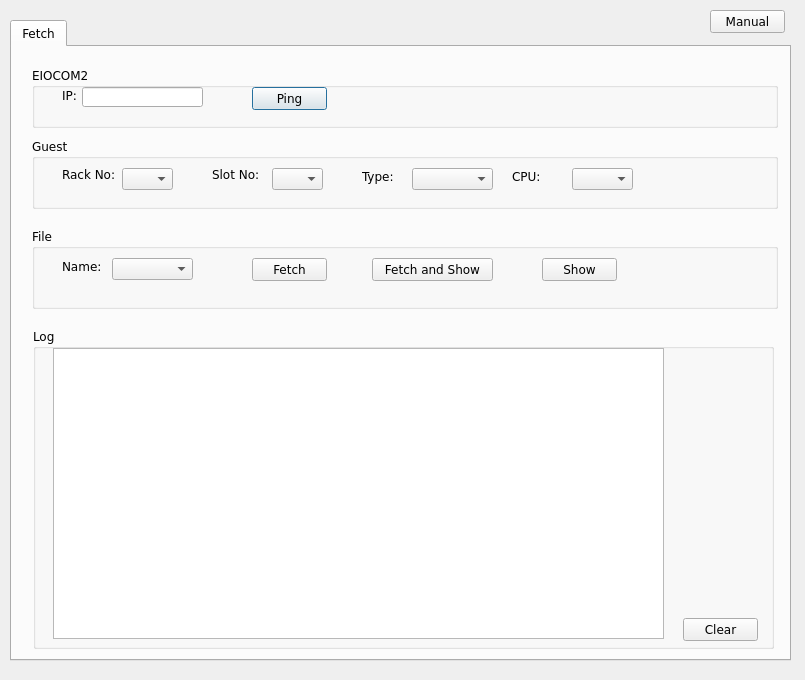
<?xml version="1.0" encoding="UTF-8"?>
<ui version="4.0">
 <class>Dialog</class>
 <widget class="QDialog" name="Dialog">
  <property name="geometry">
   <rect>
    <x>0</x>
    <y>0</y>
    <width>805</width>
    <height>680</height>
   </rect>
  </property>
  <property name="font">
   <font>
    <family>Verdana</family>
   </font>
  </property>
  <property name="windowTitle">
   <string>TFTP Msg</string>
  </property>
  <widget class="QTabWidget" name="tabWidget">
   <property name="geometry">
    <rect>
     <x>10</x>
     <y>20</y>
     <width>781</width>
     <height>641</height>
    </rect>
   </property>
   <property name="currentIndex">
    <number>0</number>
   </property>
   <property name="tabBarAutoHide">
    <bool>false</bool>
   </property>
   <widget class="QWidget" name="tab_Fetch">
    <attribute name="title">
     <string>Fetch</string>
    </attribute>
    <widget class="QGroupBox" name="groupBox_EIOCOM2">
     <property name="geometry">
      <rect>
       <x>20</x>
       <y>20</y>
       <width>746</width>
       <height>61</height>
      </rect>
     </property>
     <property name="title">
      <string>EIOCOM2</string>
     </property>
     <widget class="QLabel" name="label">
      <property name="geometry">
       <rect>
        <x>30</x>
        <y>20</y>
        <width>21</width>
        <height>16</height>
       </rect>
      </property>
      <property name="text">
       <string>IP:</string>
      </property>
     </widget>
     <widget class="QLineEdit" name="lineEdit_IP">
      <property name="geometry">
       <rect>
        <x>50</x>
        <y>20</y>
        <width>121</width>
        <height>20</height>
       </rect>
      </property>
     </widget>
     <widget class="QPushButton" name="pushButton_Ping">
      <property name="geometry">
       <rect>
        <x>220</x>
        <y>20</y>
        <width>75</width>
        <height>23</height>
       </rect>
      </property>
      <property name="text">
       <string>Ping</string>
      </property>
     </widget>
    </widget>
    <widget class="QGroupBox" name="groupBox_File">
     <property name="geometry">
      <rect>
       <x>20</x>
       <y>181</y>
       <width>746</width>
       <height>81</height>
      </rect>
     </property>
     <property name="title">
      <string>File</string>
     </property>
     <widget class="QPushButton" name="pushButton_Fetch">
      <property name="geometry">
       <rect>
        <x>220</x>
        <y>30</y>
        <width>75</width>
        <height>23</height>
       </rect>
      </property>
      <property name="text">
       <string>Fetch</string>
      </property>
     </widget>
     <widget class="QLabel" name="label_8">
      <property name="geometry">
       <rect>
        <x>30</x>
        <y>30</y>
        <width>51</width>
        <height>16</height>
       </rect>
      </property>
      <property name="text">
       <string extracomment="including opetion 'All'">Name:</string>
      </property>
     </widget>
     <widget class="QComboBox" name="comboBox_Name">
      <property name="geometry">
       <rect>
        <x>80</x>
        <y>30</y>
        <width>81</width>
        <height>22</height>
       </rect>
      </property>
     </widget>
     <widget class="QPushButton" name="pushButton_FetchShow">
      <property name="geometry">
       <rect>
        <x>340</x>
        <y>30</y>
        <width>121</width>
        <height>23</height>
       </rect>
      </property>
      <property name="text">
       <string>Fetch and Show</string>
      </property>
     </widget>
     <widget class="QPushButton" name="pushButton_Show">
      <property name="geometry">
       <rect>
        <x>510</x>
        <y>30</y>
        <width>75</width>
        <height>23</height>
       </rect>
      </property>
      <property name="text">
       <string>Show</string>
      </property>
      <property name="autoRepeatDelay">
       <number>298</number>
      </property>
     </widget>
    </widget>
    <widget class="QGroupBox" name="groupBox_Log">
     <property name="geometry">
      <rect>
       <x>21</x>
       <y>281</y>
       <width>741</width>
       <height>321</height>
      </rect>
     </property>
     <property name="title">
      <string>Log</string>
     </property>
     <widget class="QPushButton" name="pushButton_Clear">
      <property name="geometry">
       <rect>
        <x>650</x>
        <y>290</y>
        <width>75</width>
        <height>23</height>
       </rect>
      </property>
      <property name="text">
       <string>Clear</string>
      </property>
     </widget>
     <widget class="QTextEdit" name="textEdit_Log">
      <property name="geometry">
       <rect>
        <x>20</x>
        <y>20</y>
        <width>611</width>
        <height>291</height>
       </rect>
      </property>
     </widget>
    </widget>
    <widget class="QGroupBox" name="groupBox_Guest">
     <property name="geometry">
      <rect>
       <x>20</x>
       <y>91</y>
       <width>746</width>
       <height>71</height>
      </rect>
     </property>
     <property name="title">
      <string>Guest</string>
     </property>
     <widget class="QLabel" name="label_2">
      <property name="geometry">
       <rect>
        <x>330</x>
        <y>30</y>
        <width>41</width>
        <height>16</height>
       </rect>
      </property>
      <property name="text">
       <string>Type:</string>
      </property>
     </widget>
     <widget class="QComboBox" name="comboBox_Type">
      <property name="geometry">
       <rect>
        <x>380</x>
        <y>30</y>
        <width>81</width>
        <height>22</height>
       </rect>
      </property>
     </widget>
     <widget class="QLabel" name="label_5">
      <property name="geometry">
       <rect>
        <x>30</x>
        <y>30</y>
        <width>54</width>
        <height>12</height>
       </rect>
      </property>
      <property name="text">
       <string>Rack No:</string>
      </property>
     </widget>
     <widget class="QLabel" name="label_6">
      <property name="geometry">
       <rect>
        <x>180</x>
        <y>30</y>
        <width>54</width>
        <height>12</height>
       </rect>
      </property>
      <property name="text">
       <string>Slot No:</string>
      </property>
     </widget>
     <widget class="QComboBox" name="comboBox_RackNo">
      <property name="geometry">
       <rect>
        <x>90</x>
        <y>30</y>
        <width>51</width>
        <height>22</height>
       </rect>
      </property>
     </widget>
     <widget class="QComboBox" name="comboBox_SlotNo">
      <property name="geometry">
       <rect>
        <x>240</x>
        <y>30</y>
        <width>51</width>
        <height>22</height>
       </rect>
      </property>
     </widget>
     <widget class="QLabel" name="label_7">
      <property name="geometry">
       <rect>
        <x>480</x>
        <y>30</y>
        <width>41</width>
        <height>16</height>
       </rect>
      </property>
      <property name="text">
       <string>CPU:</string>
      </property>
     </widget>
     <widget class="QComboBox" name="comboBox_CPU">
      <property name="geometry">
       <rect>
        <x>540</x>
        <y>30</y>
        <width>61</width>
        <height>22</height>
       </rect>
      </property>
     </widget>
    </widget>
   </widget>
  </widget>
  <widget class="QPushButton" name="pushButton_Manual">
   <property name="geometry">
    <rect>
     <x>710</x>
     <y>10</y>
     <width>75</width>
     <height>23</height>
    </rect>
   </property>
   <property name="text">
    <string>Manual</string>
   </property>
  </widget>
 </widget>
 <resources/>
 <connections/>
</ui>
